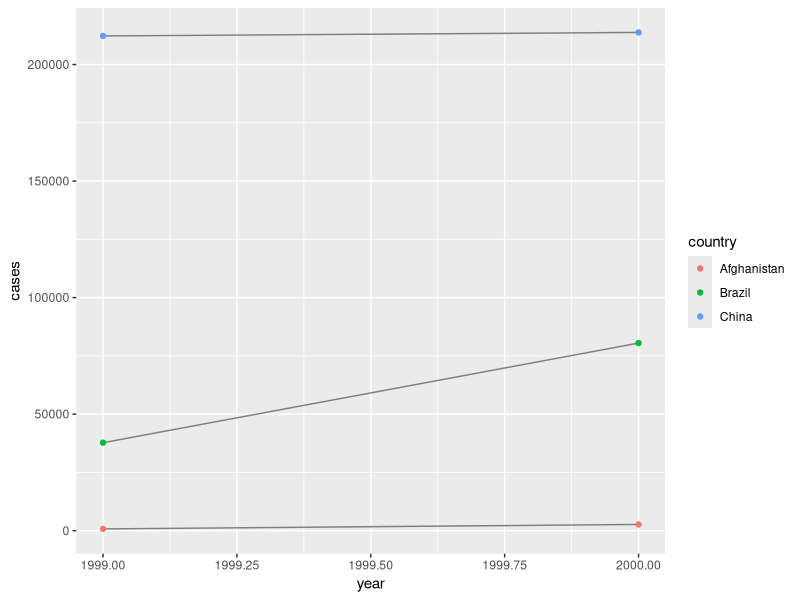
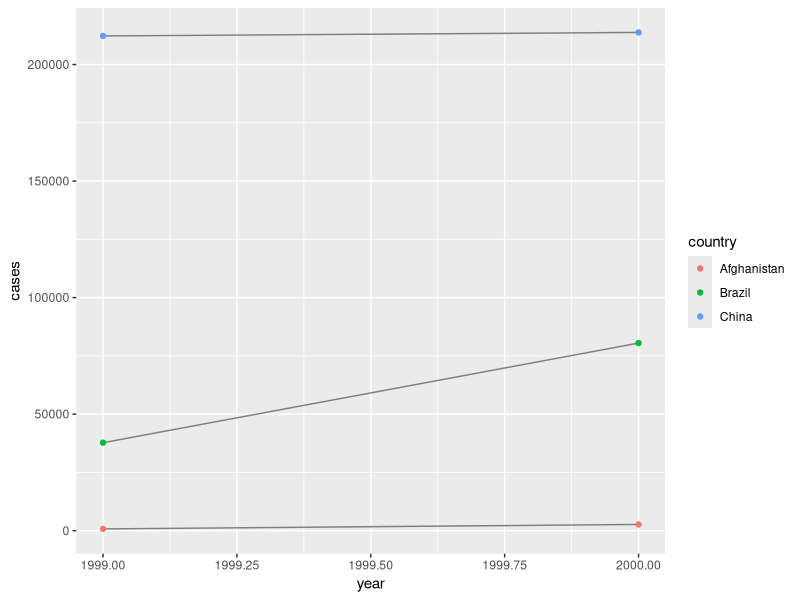

The R script that drew these images, in order:
## ---- chunk 1
library(tidyverse)
library(ggplot2)
library(dplyr)
table1
table2
table3
table4a
## ---- chunk 2
table1 %>%
        mutate(rate=cases/population*10000)

table1 %>%
        count(year, wt=cases)

ggplot(table1, aes(year, cases)) +
        geom_line(aes(group = country), colour = "grey50") +
        geom_point(aes(colour = country))

## ---- chunk 3
table2
plot2<- table2 %>%
        pivot_wider(names_from= type, values_from= count) %>%
        mutate(rate=cases/population*10000)
plot2
ggplot(plot2, aes(year, cases)) +
        geom_line(aes(group = country), colour = "grey50") +
        geom_point(aes(colour = country))
        
## ---- chunk 4
table3 %>%
        separate(rate,into=c("cases", "populaiton"), convert=T)
## ---- chunk 5
table5
table5 %>%
        unite(new,century, year, sep="")

## ---- chunk 6
stocks <- tibble(
  year   = c(2015, 2015, 2015, 2015, 2016, 2016, 2016),
  qtr    = c(   1,    2,    3,    4,    2,    3,    4),
  return = c(1.88, 0.59, 0.35,   NA, 0.92, 0.17, 2.66)
)

stocks %>%
        pivot_wider(names_from = year, values_from = return) %>% 
  pivot_longer(
    cols = c(`2015`, `2016`), 
    names_to = "year", 
    values_to = "return", 
    values_drop_na = TRUE
  )

stocks %>% 
  complete(year, qtr)

## ---- chunk 7
treatment <- tribble(
  ~ person,           ~ treatment, ~response,
  "Derrick Whitmore", 1,           7,
  NA,                 2,           10,
  NA,                 3,           9,
  "Katherine Burke",  1,           4
)

treatment%>%
        fill(person)
## ---- chunk 8
who
who1<- who %>%
        pivot_longer(
                cols=new_sp_m014:newrel_f65,
                names_to= "key",
                values_to= "cases",
                values_drop_na= T
        )
who1

who1 %>%
        count(key) #to explore and see if there's any patterns in values
unique(who1['key']) #to explore the unique values in key

who2 <- who1 %>% #mutating existing table with new values before separating
        mutate(key=stringr::str_replace(key,"newrel", "new_rel"))
who2

who3<- who2 %>%
        separate(key,c("new", "type", "sexage"), sep="_")
who3 %>%
        count(new)
unique(who3['new']) #see how many unique values and if column is useful

who4<- who3 %>%
        select(-iso3, -iso2, -new)
who4
